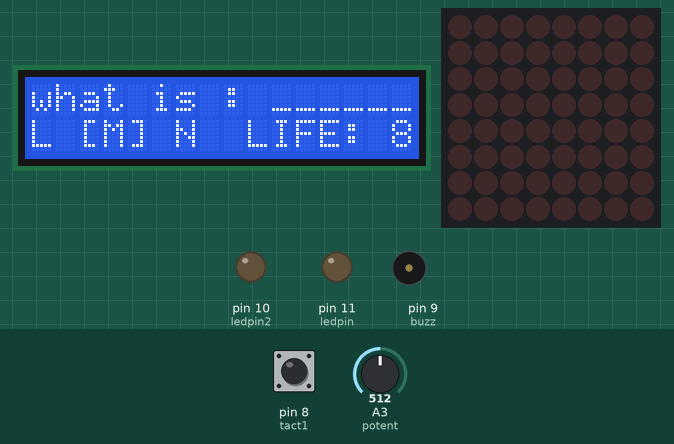
This sketch was run on a simulated Arduino Uno, built with avr-gcc and run on an emulated ATmega328P. Parts: 16×2 character LCD, 8×8 LED matrix, output pins drawn as LEDs (lit = HIGH), buzzer (waves = sounding). The inputs (shaded band) are chosen by the test bench; at power-on: pin 8 (tact1) HIGH, A3 (potent) = 512. Random numbers use the default seed unless the sketch sets one.

Above: at 1.3 s.
1.4 s: pin 8 (tact1) pulled LOW for 0.15 s
At 4.0 s:
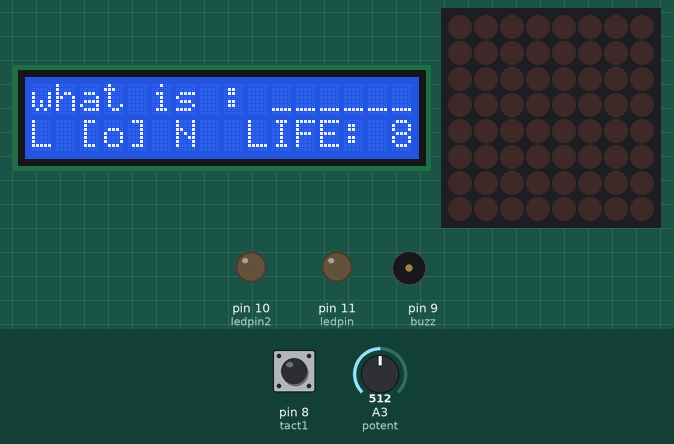
4.2 s: A3 (potent) set to 716
At 5.4 s:
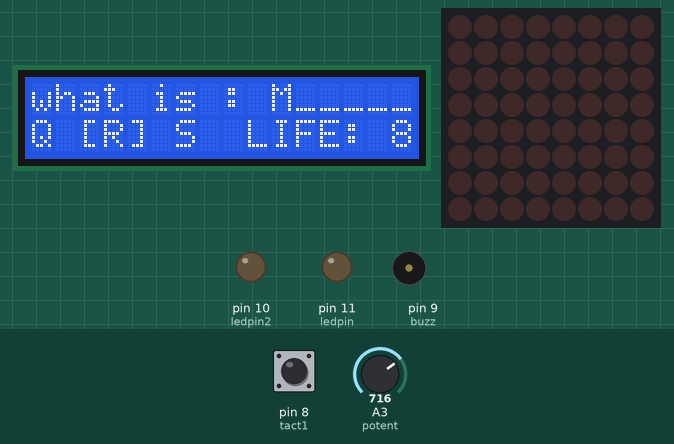
5.7 s: pin 8 (tact1) pulled LOW for 1 s
At 8.0 s:
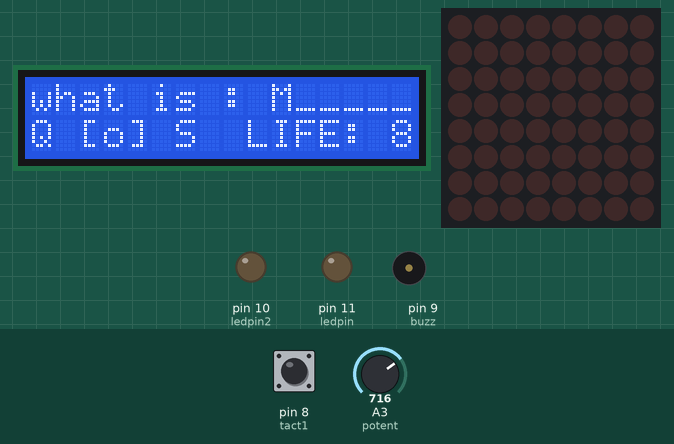
8.5 s: A3 (potent) set to 900
At 9.1 s:
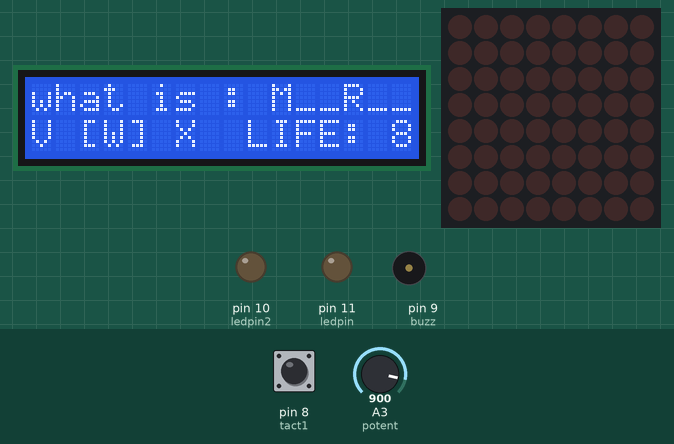
10.0 s: pin 8 (tact1) pulled LOW for 3.2 s
At 11.8 s:
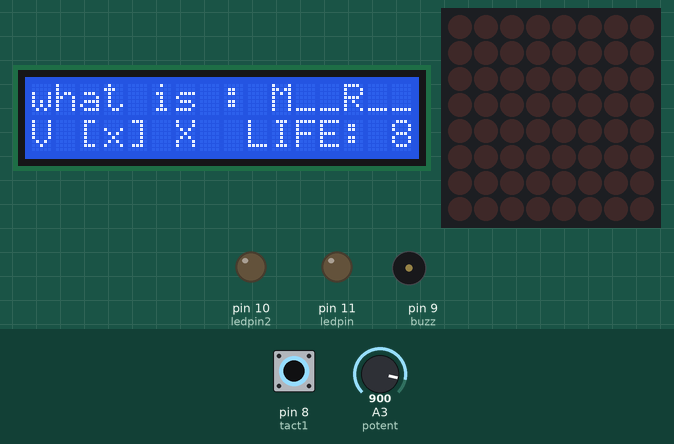
14.7 s: A3 (potent) set to 1023
At 16.2 s:
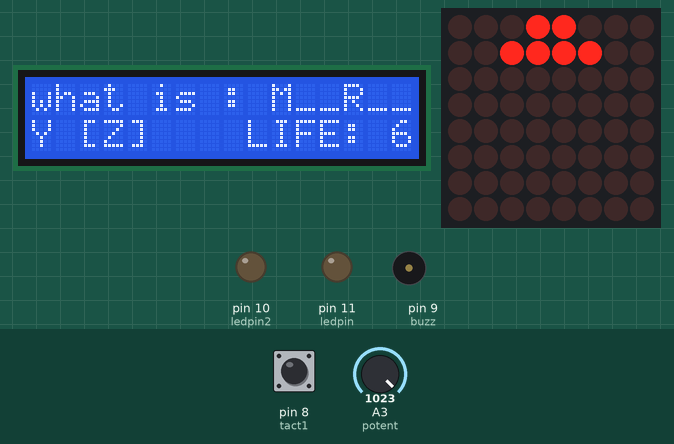
Timing chart, 0 to 17.2 s (numbered marks = the images above; inputs shaded):
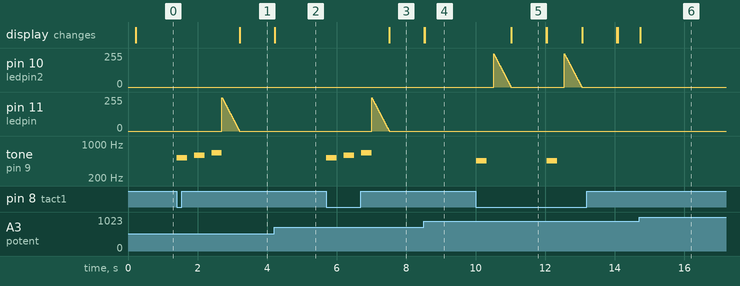

The sketch:

hang_man_code.ino
```cpp
#include <LedControlMS.h>
#include <Wire.h>
#include <LiquidCrystal_I2C.h>

LiquidCrystal_I2C lcd(0x27,16,2);

#define NBR_MTX 1
#define LIFE 8
LedControl lc = LedControl(4,3,2,NBR_MTX);
const int tact1 = 8, potent = A3, ledpin = 11, ledpin2 =10 , buzz = 9;
int ran, al =0, j = 0, al2 =0, start = 0, life = 0, word_chose;
int what=0, used = 0, count = 0, count_cpy =0;

String Word[3] = {"BOX", "DUST","MATRIX"};
int used2[26]={0};

byte hang_man[] =
{
  B00011000,
  B00111100,
  B00011000,
  B01111110,
  B00011000,
  B00011000,
  B00100100,
  B01000010
};

void Hang_man(int life)
{
  for(int i = 0; i<life; i++)
    lc.setRow(0,i,hang_man[i]);
}

void setup() {
  randomSeed ( analogRead ( 0 ) );
  // put your setup code here, to run once:
  pinMode(ledpin,OUTPUT);
  pinMode(ledpin2,OUTPUT);
  pinMode(tact1, INPUT_PULLUP);// tact 1
  pinMode(buzz,OUTPUT);
  lcd.init();
  lcd.clear();
  lcd.backlight();

  for(int i =0; i<NBR_MTX; i++)
  {
      lc.shutdown(i,false);
      lc.setIntensity(i,8);
      lc.clearDisplay(i);

      delay(100);
  }
  lc.clearAll();
}

void loop()
{
  al = analogRead(potent);
  al2 = map(al,0,1010,65,90);
  if(al2-1>=65)
  {
    lcd.setCursor(0,1);
    lcd.write(al2-1);
  }
  else
  {
   lcd.setCursor(0,1);
   lcd.print(" ");
  }
  lcd.setCursor(2,1);
  lcd.write(91);
  lcd.setCursor(3,1);
  lcd.write(al2);
  if(al2+1<=90)
  {
    lcd.setCursor(6,1);
    lcd.write(al2+1);
  }
  else
  {
   lcd.setCursor(6,1);
   lcd.print(" ");
  }
  lcd.setCursor(4,1);
  lcd.write(93);
  lcd. setCursor(9,1);
  lcd.print("LIFE: ");
  lcd.setCursor(15,1);
  lcd.print(LIFE - life);

  if(digitalRead(tact1) == LOW)
  {
      used = al2;
      if(used2[used-65] != 1)
      {
        count_cpy = count;
        for(int i = 0; i<Word[word_chose].length(); i++)
        {
          if(Word[word_chose][i] == used)//Green led 제어 입력.
          {
           tone(buzz,523,300);
           delay(500);
           tone(buzz,587,300);
           delay(500);
           tone(buzz,659,300);
           delay(300);
           analogWrite(ledpin,250);
           for(int i =250; i>=0; i-=5)
           {
            analogWrite(ledpin,i);
            delay(10);
           }
           used2[used-65] = 1;
           lcd.setCursor(3,1);
           lcd.print("o");
           delay(1000);
           lcd.setCursor(3,1);
           lcd.print(" ");
           lcd.setCursor(10+i,0);
           lcd.write(used);

           count++;
          }
        }
        if(count == count_cpy)//Red led 제어 입력.
        {
          life++;
          tone(buzz,454,300);
          delay(500);
          analogWrite(ledpin2,250);
          for(int i = 250; i>=0; i-=5)
          {
            analogWrite(ledpin2,i);
            delay(10);
          }
          lcd.setCursor(3,1);
          lcd.print("x");
          delay(1000);
          lcd.setCursor(8,1);
          lcd.print("  ");
          Hang_man(life);
        }
      }
      else
      {
        lcd.setCursor(3,1);
        lcd.print("x");
        delay(1000);
        lcd.setCursor(8,1);
        lcd.print(" ");
      }
      if(LIFE - life == 0)
      {
        lcd.clear();
        lcd.setCursor(3,0);
        lcd.print("Game Over");
        start = 0;
        delay(5000);
      }
      if(count == Word[word_chose].length())
      {
        lcd.clear();
        lcd.setCursor(3,1);
        lcd.print("you Win");
        for(int i =0; i<Word[word_chose].length(); i++)//문자 확인 함수 로 변경 .
        {
         lcd.setCursor(0+i,0);
         lcd.print(Word[word_chose][i]);
        }
        lcd.setCursor(7,0);
        lcd.print("complete");
        start = 0;
        delay(5000);
      }
  }

  if(start == 0)
  {
    word_chose = random(3);
    count = 0;
    life = 0;
    lc.clearAll();
    for(int i =0; i<26; i++)
       used2[i]=0;
    lcd.clear();

    lcd.setCursor(0,0);
    lcd.print("what is : ");
    for(int i =0; i<Word[word_chose].length(); i++)//문자 확인 함수 로 변경 .
    {
      lcd.setCursor(10+i,0);
      lcd.print("_");
    }

    start = 1;
  }
}
```

Measured:
- after the input at 1.4 s, tone on pin 9 (buzz): plays 523 Hz for 0.30 s, 587 Hz for 0.30 s, 659 Hz for 0.30 s, starting at once; the display: changes after 1.8 s (image 1)
- after the input at 5.7 s, tone on pin 9 (buzz): plays 523 Hz for 0.30 s, 587 Hz for 0.30 s, 659 Hz for 0.30 s, starting at once; the display: changes after 1.8 s (image 3)
- after the input at 10.0 s, pin 10 (ledpin2): ramps from 250/255 to 0/255 and jumps back, once every 2.0 s; tone on pin 9 (buzz): alternates 454 Hz for 0.30 s and silent for 1.7 s, starting at once; the display: changes after 1.0 s (image 5)
- after the input at 14.7 s, the display: changes at once (image 6)
- what the display in image 5 shows lasts 1.0 s, from 11.0 s to 12.0 s
